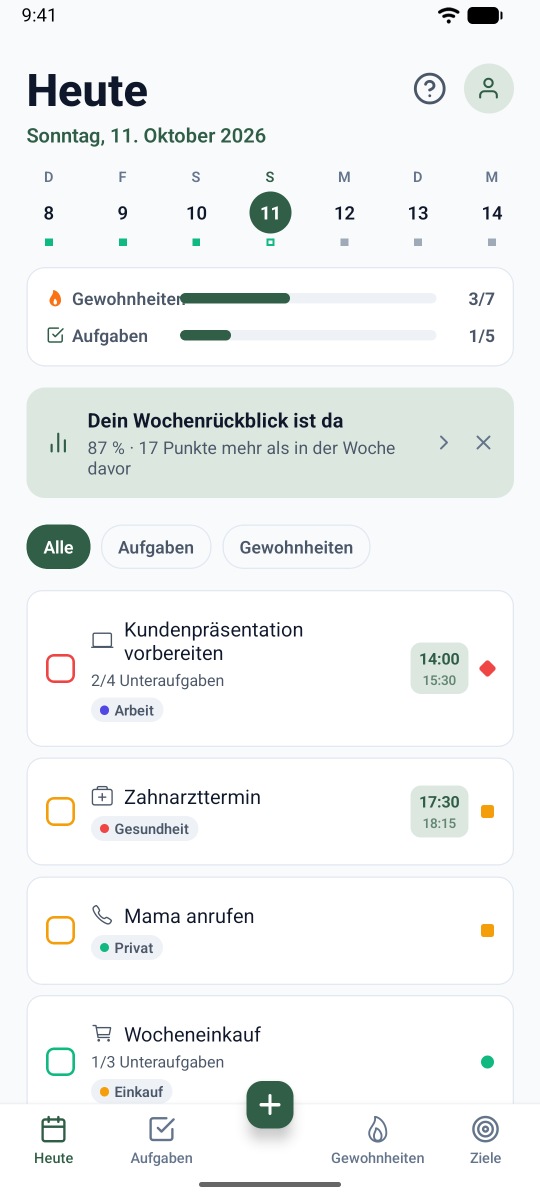
#> input picture docs/store-screenshots/raw/de/01-today.png, 1080 x 2400 px, found by its file name (shown at 1/2 size); its folder holds only this picture in this run
$ python compose-store.py
#> lines starting #> are read from the running program, lines starting #| are printed output that depends on the picture; after the words box and inside, x2 and y2 are one past the last pixel; in counts of white or black regions, pixels touching at a corner belong together
"""Frame raw emulator screenshots into Play Store images (headline + phone frame).

Usage: python scripts/compose-store.py [tr|en|de ...]
Reads  docs/store-screenshots/raw/<lang>/NN-name.png   (1080x2400 emulator captures)
Writes docs/store-screenshots/<lang>/NN-name.png        (1242x2688 framed images)
       docs/store-feature/feature-<lang>.png            (1024x500 feature graphic)
"""
import os
import sys
from PIL import Image, ImageDraw, ImageFont, ImageFilter

ROOT = os.path.join(os.path.dirname(__file__), '..')
RAW = os.path.join(ROOT, 'docs', 'store-screenshots', 'raw')
OUT = os.path.join(ROOT, 'docs', 'store-screenshots')
FEAT = os.path.join(ROOT, 'docs', 'store-feature')
ICON = os.path.join(ROOT, 'assets', 'icon.png')
BOLD = 'C:/Windows/Fonts/segoeuib.ttf'
SEMI = 'C:/Windows/Fonts/seguisb.ttf'
REG = 'C:/Windows/Fonts/segoeui.ttf'

W, H = 1242, 2688
GREEN_DARK, GREEN, GREEN_LIGHT = (20, 61, 46), (47, 106, 80), (226, 240, 232)

# key -> (output order, gradient top, gradient bottom, headline color, {lang: (title, subtitle)})
SHOTS = {
    '01-today': (1, (232, 244, 237), (190, 222, 204), GREEN_DARK, {
        'tr': ('Günün tek ekranda', 'Görevlerin ve alışkanlıkların bir arada'),
        'en': ('Your whole day, one screen', 'Tasks and habits together'),
        'de': ('Dein Tag auf einen Blick', 'Aufgaben und Gewohnheiten vereint'),
    }),
    '05-goal-stats': (2, (255, 240, 220), (252, 214, 170), (92, 46, 8), {
        'tr': ('Hedefe ne zaman varacağını bil', 'Hızına göre tahmini bitiş tarihi'),
        'en': ('Know when you will reach your goal', 'A finish date based on your pace'),
        'de': ('Erfahre, wann du dein Ziel erreichst', 'Voraussichtliches Zieldatum nach deinem Tempo'),
    }),
    '03-habits': (3, (226, 232, 255), (186, 198, 250), (30, 33, 96), {
        'tr': ('Alışkanlıkların seriye dönüşsün', 'Her gün küçük bir adım'),
        'en': ('Turn habits into streaks', 'One small step every day'),
        'de': ('Aus Gewohnheiten werden Serien', 'Jeden Tag ein kleiner Schritt'),
    }),
    '02-tasks': (4, (255, 228, 236), (250, 188, 208), (110, 20, 52), {
        'tr': ('Görevlerin düzenli kalsın', 'İkon, renkli etiket ve alt görevler'),
        'en': ('Keep every task in order', 'Icons, colored tags and subtasks'),
        'de': ('Aufgaben im Griff', 'Icons, farbige Tags und Unteraufgaben'),
    }),
    '04-goals': (5, (220, 244, 246), (170, 222, 228), (8, 70, 80), {
        'tr': ('Büyük hedefleri adımlara böl', 'İlerlemen her an gözünün önünde'),
        'en': ('Break big goals into milestones', 'Your progress, always in sight'),
        'de': ('Große Ziele in Etappen', 'Dein Fortschritt immer im Blick'),
    }),
    '06-habit-stats': (6, (240, 232, 252), (212, 192, 244), (56, 26, 110), {
        'tr': ('İlerlemeni gör, motive ol', 'Seri, tamamlama oranı ve takvim'),
        'en': ('See your progress, stay motivated', 'Streaks, completion rate and calendar'),
        'de': ('Fortschritt sehen, motiviert bleiben', 'Serie, Erledigungsquote und Kalender'),
    }),
}
SHOTS['09-review'] = (9, (225, 244, 236), (170, 218, 196), (10, 70, 50), {
    'tr': ('Haftanı bir bakışta değerlendir', 'Tamamlama oranın, en istikrarlı ve ilgi bekleyen alışkanlıkların'),
    'en': ('Review your week at a glance', 'Completion rate, most consistent habit and what needs attention'),
    'de': ('Deine Woche auf einen Blick', 'Erledigungsquote, beständigste Gewohnheit und was Aufmerksamkeit braucht'),
})
# Dark theme
SHOTS['08-habits-dark'] = (8, (24, 34, 31), (8, 12, 11), (232, 244, 237), {
    'tr': ('Alışkanlıkların koyu temada', 'Gece de rahat kullan'),
    'en': ('Your habits in dark theme', 'Comfortable at night'),
    'de': ('Gewohnheiten im Dunkelmodus', 'Angenehm bei Nacht'),
})
SHOTS['07-today-dark'] = (7, (24, 34, 31), (8, 12, 11), (232, 244, 237), {
    'tr': ('Koyu tema da hazır', 'Geceleri gözünü yormaz'),
    'en': ('Dark theme included', 'Easy on the eyes at night'),
    'de': ('Dunkelmodus inklusive', 'Schonend für die Augen'),
})


def font(path, size):
    return ImageFont.truetype(path, size)


def gradient(top, bottom, w=W, h=H):
    base = Image.new('RGB', (w, h), top)
    px = base.load()
    for y in range(h):
        t = y / (h - 1)
        c = tuple(int(top[i] + (bottom[i] - top[i]) * t) for i in range(3))
        for x in range(w):
            px[x, y] = c
    return base


def wrap(draw, text, fnt, max_w):
    words, lines, cur = text.split(), [], ''
    for w in words:
        trial = (cur + ' ' + w).strip()
        if draw.textlength(trial, font=fnt) <= max_w:
            cur = trial
        else:
            lines.append(cur)
            cur = w
    lines.append(cur)
    return lines


def rounded_mask(size, radius):
    m = Image.new('L', size, 0)
    ImageDraw.Draw(m).rounded_rectangle((0, 0, size[0] - 1, size[1] - 1), radius, fill=255)
    return m


def phone(shot, width):
    """Screenshot inside a dark rounded bezel, returned as RGBA."""
    scale = width / shot.width
    sh = shot.resize((width, int(shot.height * scale)), Image.LANCZOS).convert('RGBA')
    r = int(width * 0.085)
    sh.putalpha(rounded_mask(sh.size, r))
    bz = int(width * 0.022)
    frame = Image.new('RGBA', (sh.width + bz * 2, sh.height + bz * 2), (0, 0, 0, 0))
    ImageDraw.Draw(frame).rounded_rectangle((0, 0, frame.width - 1, frame.height - 1), r + bz, fill=(17, 19, 22, 255))
    ImageDraw.Draw(frame).rounded_rectangle((2, 2, frame.width - 3, frame.height - 3), r + bz - 2, outline=(70, 74, 82, 255), width=3)
    frame.alpha_composite(sh, (bz, bz))
    return frame


def shadow(img, blur=40, offset=(0, 30), alpha=90):
    pad = blur * 3
    sh = Image.new('RGBA', (img.width + pad * 2, img.height + pad * 2), (0, 0, 0, 0))
    a = img.split()[3].point(lambda v: alpha if v > 0 else 0)
    sh.paste((0, 0, 0, 255), (pad, pad), a)
    return sh.filter(ImageFilter.GaussianBlur(blur)), pad


def paste_phone(canvas, ph, x, y):
    sh, pad = shadow(ph)
    canvas.alpha_composite(sh, (x - pad, y - pad + 30))
    canvas.alpha_composite(ph, (x, y))


def headline(canvas, title, sub, color, sub_color=None):
    d = ImageDraw.Draw(canvas)
    ft, fs = font(BOLD, 96), font(REG, 50)
    y = 150
    for line in wrap(d, title, ft, W - 160):
        d.text((W // 2, y), line, font=ft, fill=color, anchor='ma')
        y += 116
    y += 18
    for line in wrap(d, sub, fs, W - 200):
        d.text((W // 2, y), line, font=fs, fill=sub_color or tuple(int(c * 0.78 + 40) for c in color), anchor='ma')
        y += 62
    return y + 8


def make_single(lang, key, spec):
#> called with lang = 'tr', key = '01-today'
    _, top, bot, color, texts = spec
    src = os.path.join(RAW, lang, key + '.png')
    if not os.path.exists(src):
        return
    canvas = gradient(top, bot).convert('RGBA')
#> in gradient, `base = Image.new('RGB', (w, h), top)`:
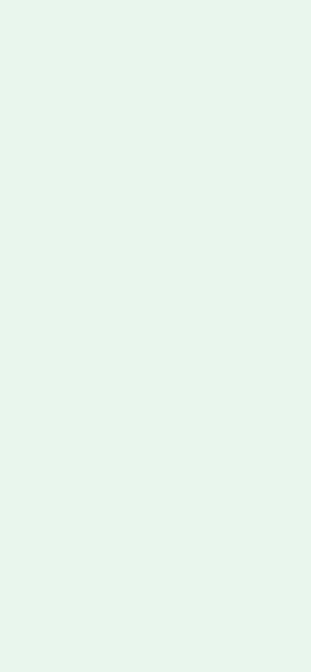
#> base: PIL image 1242x2688 RGB (shown at 1/4 size); mean R, G, B 232, 244, 237
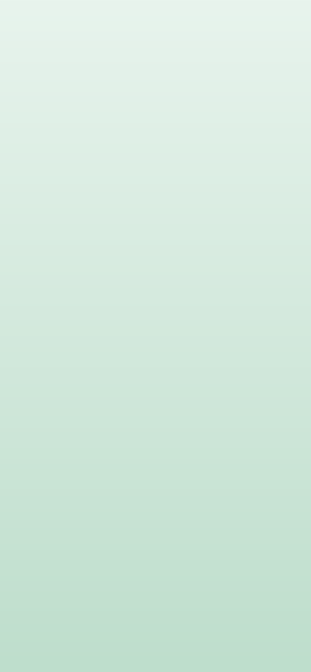
#> canvas: PIL image 1242x2688 RGBA (shown at 1/4 size); mean R, G, B, A 210.5, 232.5, 220, 255
    bottom = headline(canvas, *texts[lang], color, sub_color=(160, 180, 172) if key.endswith('dark') else None)
#> in wrap, `words, lines, cur = text.split(), [], ''`: words = ['Günün', 'tek', 'ekranda']; cur = ''
#> the loop in headline, `for line in wrap(d, title, ft, W - 160):` made 1 pass
#> (line, y) on pass 1: ('Günün tek ekranda', 266)
#> after the loop in headline, `for line in wrap(d, title, ft, W - 160):`: y = 266
#> in headline, `y += 18`: y = 284
#> the loop in headline, `for line in wrap(d, sub, fs, W - 200):` made 1 pass
#> (line, y) on pass 1: ('Görevlerin ve alışkanlıkların bir arada', 346)
#> after the loop in headline, `for line in wrap(d, sub, fs, W - 200):`: y = 346
#> bottom = 354
    ph = phone(Image.open(src).convert('RGB'), 1000)
#> in phone, `scale = width / shot.width`: scale = 0.926
#> in rounded_mask, `ImageDraw.Draw(m).rounded_rectangle((0, 0, size[0] - 1, size[1] - 1), ..`:
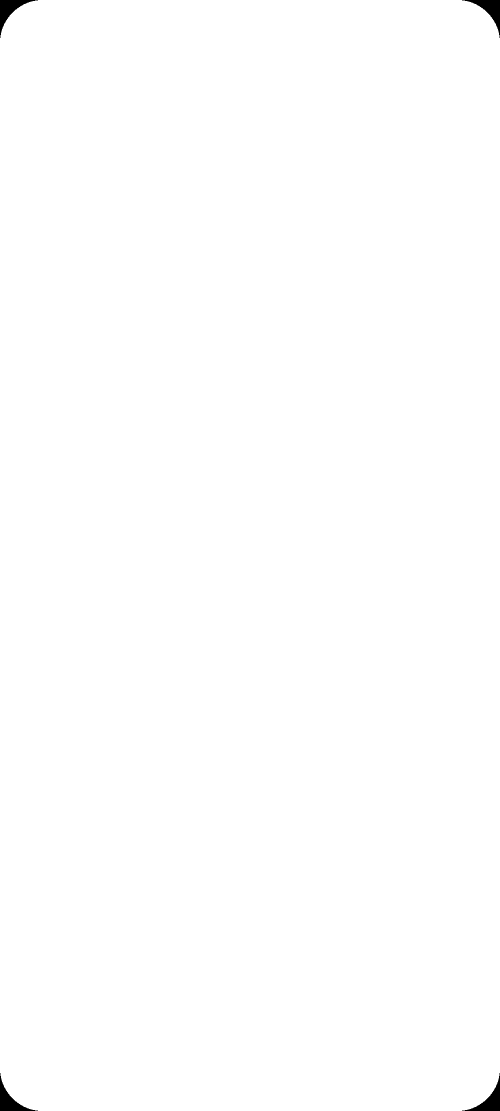
#> m: PIL image 1000x2222 L (shown at 1/2 size); 99.7% white; 4 black regions, box (x1, y1, x2, y2) and area: (0, 0, 76, 76) 1575, (924, 0, 1000, 76) 1575, (0, 2146, 76, 2222) 1575, (924, 2146, 1000, 2222) 1575
#> in phone, `ImageDraw.Draw(frame).rounded_rectangle((0, 0, frame.width - 1, frame...`:
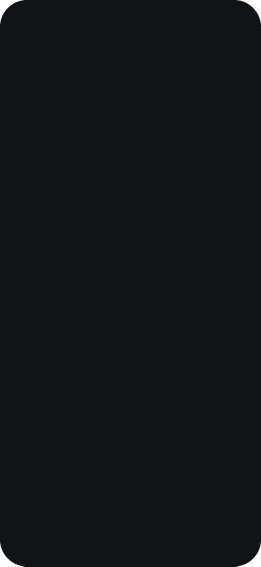
#> frame: PIL image 1044x2266 RGBA (shown at 1/4 size); mean R, G, B, A 16.9, 18.9, 21.9, 253.9; transparent parts drawn white
    paste_phone(canvas, ph, (W - ph.width) // 2, bottom + 50)
#> in paste_phone, `sh, pad = shadow(ph)`:
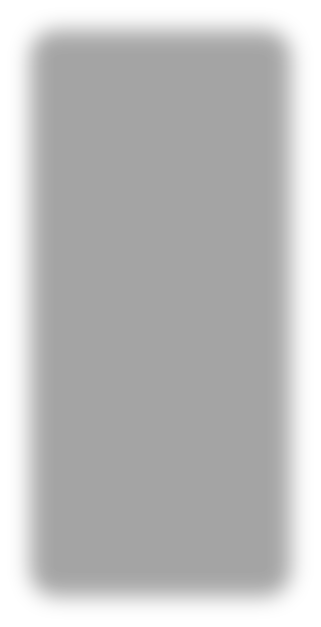
#> sh: PIL image 1284x2506 RGBA (shown at 1/4 size); mean R, G, B, A 0, 0, 0, 65.9; transparent parts drawn white
#> in paste_phone, `sh, pad = shadow(ph)`: pad = 120
    save(canvas, lang, key)


def save(canvas, lang, key):
    d = os.path.join(OUT, lang)
    os.makedirs(d, exist_ok=True)
    canvas.convert('RGB').save(os.path.join(d, key + '.png'), optimize=True)
    print('wrote', lang, key)


def make_feature(lang):
    """1024x500 Play feature graphic: app name + tagline + two phones."""
#> called with lang = 'tr'
    fw, fh = 1024, 500
    canvas = gradient(GREEN_DARK, (30, 84, 62), fw, fh).convert('RGBA')
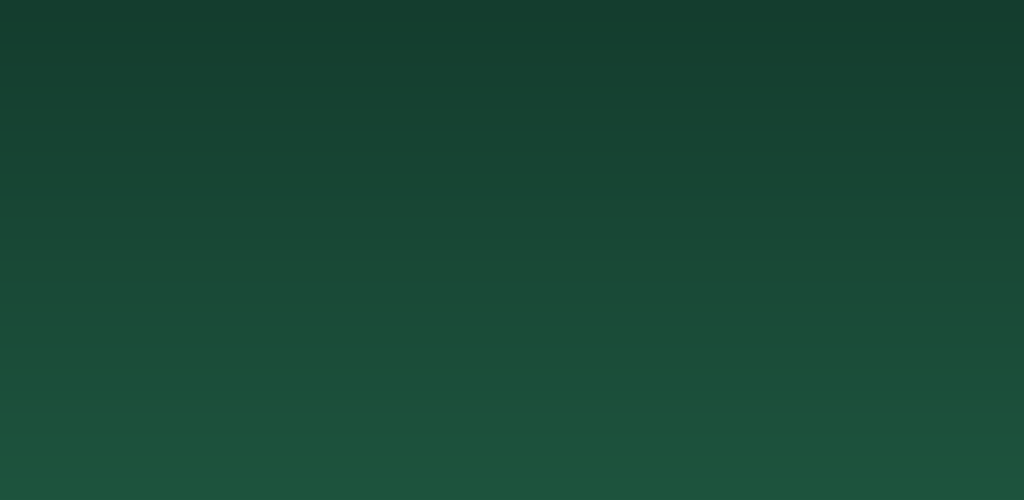
#> canvas: PIL image 1024x500 RGBA; mean R, G, B, A 24.5, 72, 53.5, 255
    d = ImageDraw.Draw(canvas)
#> (the run stopped early here; a loop or call above may not have finished)

$ run again, on docs/store-screenshots/raw/en/01-today.png
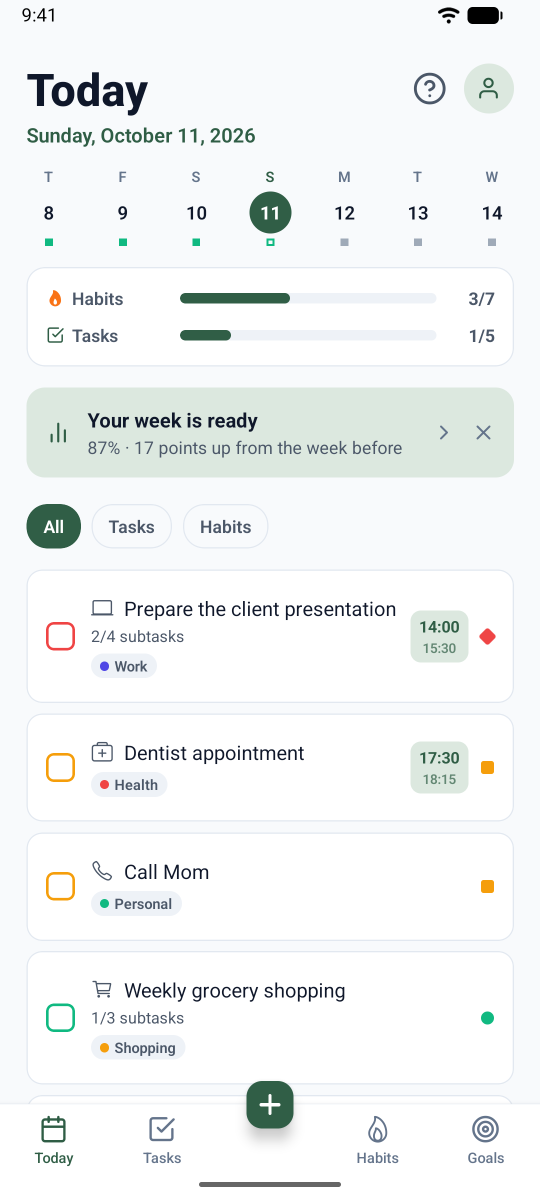
#> input picture docs/store-screenshots/raw/en/01-today.png, 1080 x 2400 px, found by its file name (shown at 1/2 size)
#> words = ['Günün', 'tek', 'ekranda']; cur = ''
#> the loop in headline, `for line in wrap(d, title, ft, W - 160):` made 1 pass
#> (line, y) on pass 1: ('Günün tek ekranda', 266)
#> after the loop in headline, `for line in wrap(d, title, ft, W - 160):`: y = 266
#> in headline, `y += 18`: y = 284
#> the loop in headline, `for line in wrap(d, sub, fs, W - 200):` made 1 pass
#> (line, y) on pass 1: ('Görevlerin ve alışkanlıkların bir arada', 346)
#> after the loop in headline, `for line in wrap(d, sub, fs, W - 200):`: y = 346
#> bottom = 354
#> scale = 0.926
#> in phone, `frame.alpha_composite(sh, (bz, bz))`:
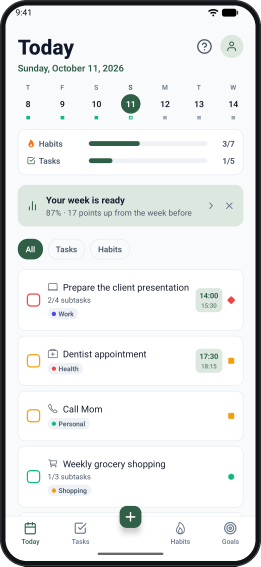
#> frame: PIL image 1044x2266 RGBA (shown at 1/4 size); mean R, G, B, A 227.2, 229.8, 230.1, 253.9; transparent parts drawn white
#> a: PIL image 1044x2266 L; values 0 (black) and 90 (white), 99.6% white; 4 black regions, box (x1, y1, x2, y2) and area: (0, 0, 97, 97) 2488, (947, 0, 1044, 97) 2488, (0, 2169, 97, 2266) 2488, (947, 2169, 1044, 2266) 2488
#> pad = 120
#> in paste_phone, `canvas.alpha_composite(ph, (x, y))`:
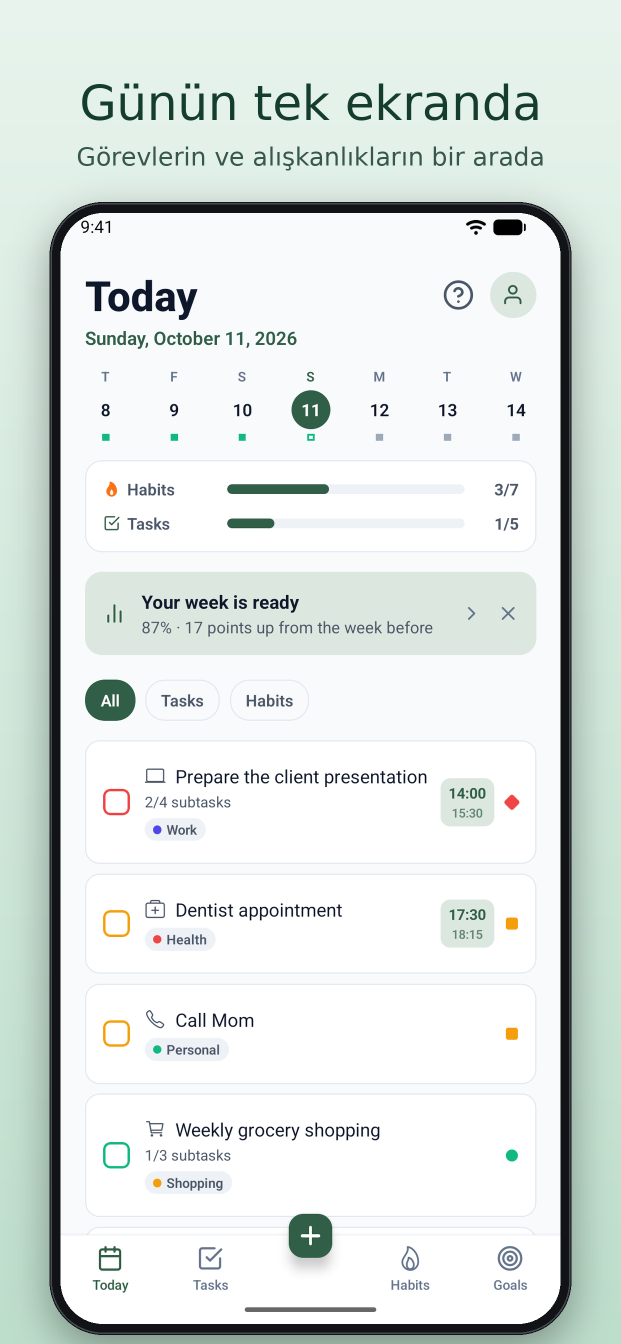
#> canvas: PIL image 1242x2688 RGBA (shown at 1/2 size); mean R, G, B, A 221.6, 228.8, 226, 255
#> fw = 1024; fh = 500
#> base: PIL image 1024x500 RGB

$ run again, on docs/store-screenshots/raw/tr/01-today.png
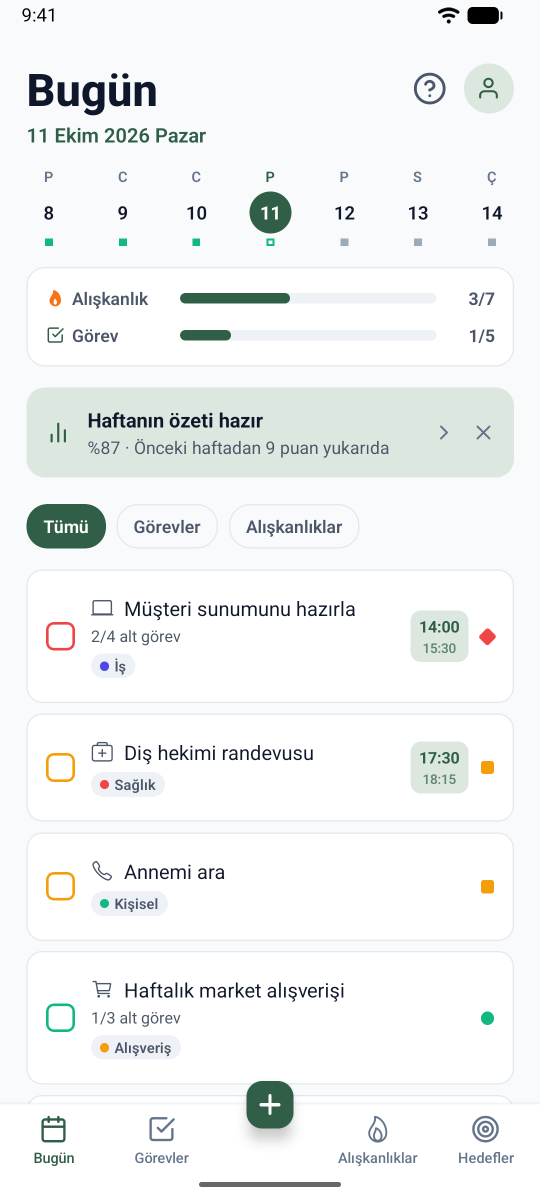
#> input picture docs/store-screenshots/raw/tr/01-today.png, 1080 x 2400 px (shown at 1/2 size)
#> words = ['Günün', 'tek', 'ekranda']; cur = ''
#> the loop in headline, `for line in wrap(d, title, ft, W - 160):` made 1 pass
#> (line, y) on pass 1: ('Günün tek ekranda', 266)
#> after the loop in headline, `for line in wrap(d, title, ft, W - 160):`: y = 266
#> in headline, `y += 18`: y = 284
#> the loop in headline, `for line in wrap(d, sub, fs, W - 200):` made 1 pass
#> (line, y) on pass 1: ('Görevlerin ve alışkanlıkların bir arada', 346)
#> after the loop in headline, `for line in wrap(d, sub, fs, W - 200):`: y = 346
#> bottom = 354
#> scale = 0.926
#> in phone, `frame.alpha_composite(sh, (bz, bz))`:
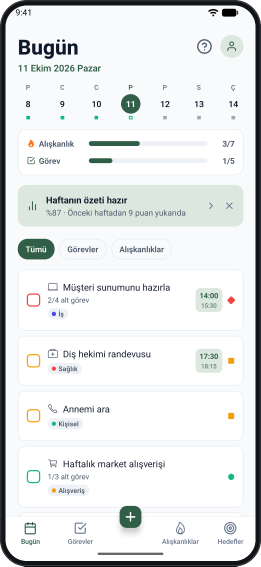
#> frame: PIL image 1044x2266 RGBA (shown at 1/4 size); mean R, G, B, A 226.8, 229.4, 229.7, 253.9; transparent parts drawn white
#> a: PIL image 1044x2266 L; values 0 (black) and 90 (white), 99.6% white; 4 black regions, box (x1, y1, x2, y2) and area: (0, 0, 97, 97) 2488, (947, 0, 1044, 97) 2488, (0, 2169, 97, 2266) 2488, (947, 2169, 1044, 2266) 2488
#> pad = 120
#> in paste_phone, `canvas.alpha_composite(ph, (x, y))`:
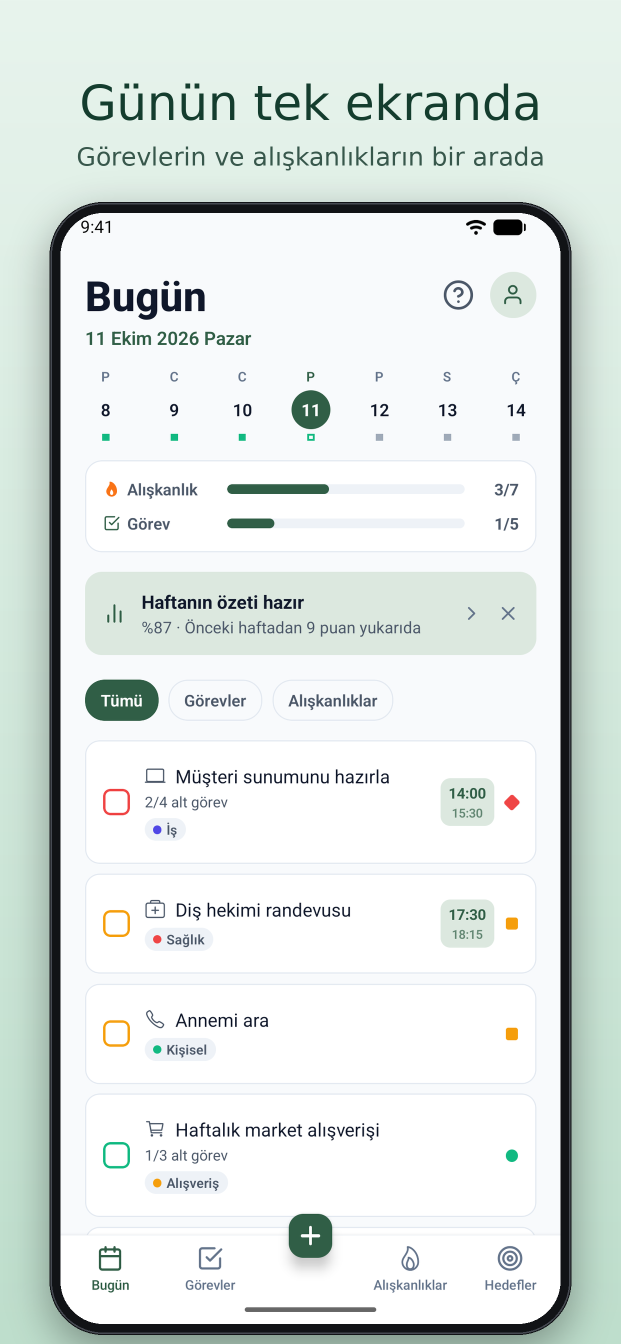
#> canvas: PIL image 1242x2688 RGBA (shown at 1/2 size); mean R, G, B, A 221.3, 228.5, 225.7, 255
#> base: PIL image 1024x500 RGB
